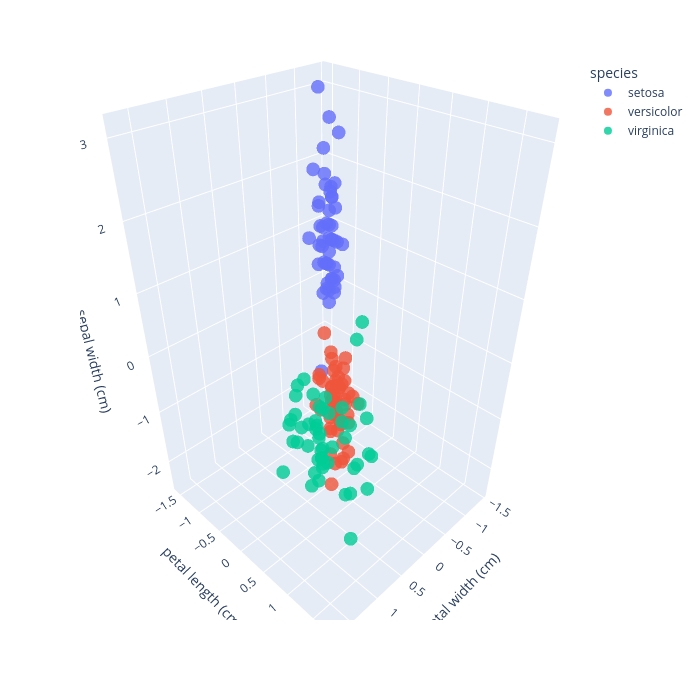

This figure's notebook cell:
### Markdown cell above
### 1.2. 3D feature space

### Code cell
fig = px.scatter_3d(
    data_df,
    x='petal width (cm)',
    y='petal length (cm)',
    z='sepal width (cm)',
    color='species',
    width=700,
    height=700,
    opacity=0.8
)

fig.update_layout()
fig.show()
